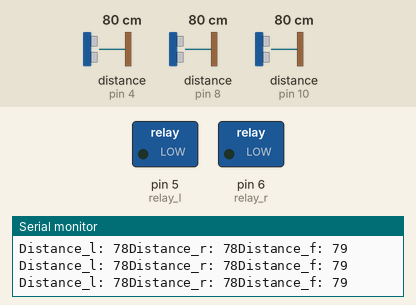
Recording of a sketch running on a simulated Arduino Uno, built with avr-gcc and run on an emulated ATmega328P. Parts: switched loads named in the sketch (green lamp = pin HIGH), the last lines printed to the serial monitor. Wiring (inferred from the names in the program): 3 × ultrasonic range finder: trigger pin 3, echo pin 4 / trigger pin 7, echo pin 8 / trigger pin 9, echo pin 10. Dashed ring = blinking. Inputs (shaded band) come from the test bench; at power-on: distance to the obstacle (sensors on pin 4, pin 10, pin 8) 80 cm. The echo pulse lasts 58.3 µs per cm; pins used as bus, display or sensor lines are not drawn.

Above: at 1.2 s.
1.3 s: distance to the obstacle (sensor on pin 4) set to 8 cm
4.3 s: distance to the obstacle (sensor on pin 4) set to 5 cm
At 4.9 s:
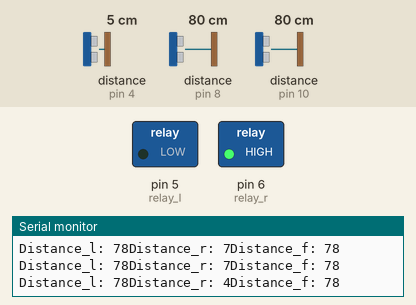
7.3 s: distance to the obstacle (sensor on pin 10) set to 8 cm
At 8.0 s:
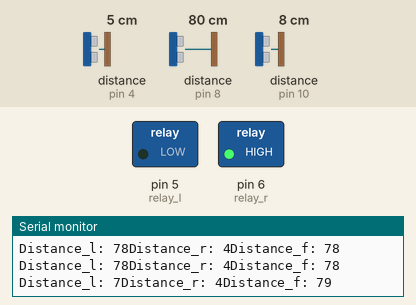
10.3 s: distance to the obstacle (sensor on pin 10) set to 5 cm
At 11.4 s:
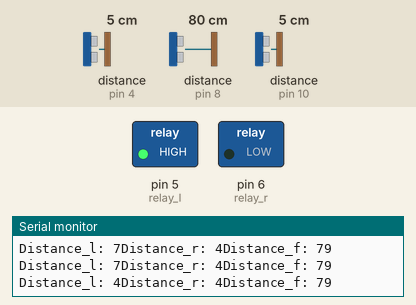
13.3 s: distance to the obstacle (sensor on pin 10) set to 9 cm
At 13.3 s:
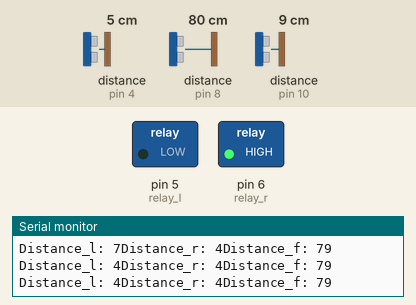
16.3 s: distance to the obstacle (sensor on pin 10) set to 2 cm
At 17.1 s:
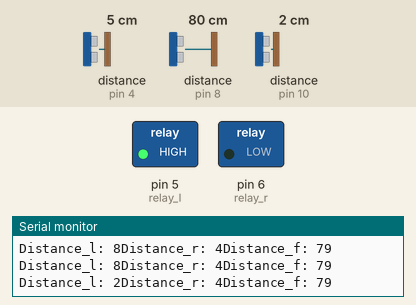
Timing chart, 0 to 20.3 s (numbered marks = the images above; inputs shaded):
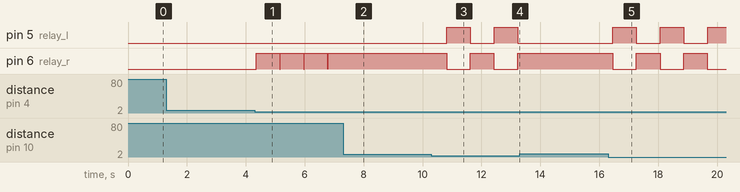

Measured:
- the behaviour switches between 7 and 6 cm on distance to the obstacle (sensor on pin 4) (found by bisection; images 0 and 1)
- the behaviour switches between 7 and 6 cm on distance to the obstacle (sensor on pin 10) (found by bisection; images 2 and 3)
- after the input at 4.3 s, pin 6 (relay_r): alternates HIGH for 0.80 s and LOW for 0.01 s, starting after 0.05 s
- after the input at 7.3 s, pin 6 (relay_r): stops changing and stays HIGH
- after the input at 10.3 s, pin 5 (relay_l), pin 6 (relay_r): alternates HIGH for 0.80 s and LOW for 0.81 s, starting after 0.52 s
- after the input at 13.3 s, pin 5 (relay_l): stays LOW (without the input it goes to HIGH after 0.74 s); pin 6 (relay_r): stays HIGH (without the input it goes to LOW after 0.73 s)
- after the input at 16.3 s, pin 5 (relay_l): alternates HIGH for 0.80 s and LOW for 0.81 s, starting after 0.16 s; pin 6 (relay_r): alternates HIGH for 0.80 s and LOW for 0.81 s, starting after 0.15 s

The sketch:

arduino_prototype.ino
```cpp
const int trigPin_l = 9;
const int echoPin_l= 10;
const int trigPin_f = 7;
const int echoPin_f= 8;
const int trigPin_r= 3;
const int echoPin_r= 4;
const int relay_l=5;
const int relay_r=6;

// defines variables

long duration_l,duration_r,duration_f;
int distance_l,distance_r,distance_f;
void setup() {
pinMode(trigPin_l, OUTPUT); // Sets the trigPin as an Output
pinMode(echoPin_l, INPUT); // Sets the echoPin as an Input
pinMode(trigPin_r, OUTPUT); // Sets the trigPin as an Output
pinMode(echoPin_r, INPUT); // Sets the echoPin as an Input
pinMode(trigPin_f, OUTPUT); // Sets the trigPin as an Output
pinMode(echoPin_f, INPUT); // Sets the echoPin as an Input
pinMode(relay_l, OUTPUT);
pinMode(relay_r, OUTPUT);
Serial.begin(9600); // Starts the serial communication
}
void loop() {

digitalWrite(trigPin_l, LOW);
delayMicroseconds(2);

digitalWrite(trigPin_l, HIGH);
delayMicroseconds(10);
digitalWrite(trigPin_l, LOW);

duration_l = pulseIn(echoPin_l, HIGH);

distance_l= duration_l*0.034/2;

Serial.print("Distance_l: ");
Serial.print(distance_l);


// ultrasonic right


digitalWrite(trigPin_r, LOW);
delayMicroseconds(2);

digitalWrite(trigPin_r, HIGH);
delayMicroseconds(10);
digitalWrite(trigPin_r, LOW);

duration_r = pulseIn(echoPin_r, HIGH);

distance_r= duration_r*0.034/2;

Serial.print("Distance_r: ");
Serial.print(distance_r);


// ultrasonic front


digitalWrite(trigPin_f, LOW);
delayMicroseconds(2);

digitalWrite(trigPin_f, HIGH);
delayMicroseconds(10);
digitalWrite(trigPin_f, LOW);

duration_f = pulseIn(echoPin_f, HIGH);

distance_f= duration_f*0.034/2;

Serial.print("Distance_f: ");
Serial.println(distance_f);

if (distance_l<=5)
  {
    digitalWrite(relay_l, HIGH);
    delay(800);
   digitalWrite(relay_l, LOW);
  }
else
{
   digitalWrite(relay_l, LOW);
 }
if (distance_r<=5)
  {
    digitalWrite(relay_r, HIGH);
   delay(800);
   digitalWrite(relay_r, LOW);
  }
 else
 {
   digitalWrite(relay_r, LOW);
  }
}
```
